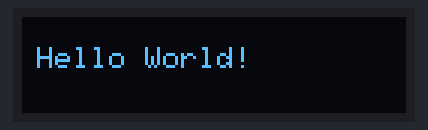
The sketch below on a simulated Arduino Uno, built with avr-gcc and run on an emulated ATmega328P. On the bench: 128×32 one-colour display.

Above: at 0.1 s.

The sketch:

SimpleDisplayOledCodde.ino
```cpp
#include <SPI.h>
#include <Wire.h>
#include <Adafruit_GFX.h>
#include <Adafruit_SSD1306.h>

#define SCREEN_WIDTH 128 // OLED display width, in pixels
#define SCREEN_HEIGHT 32 // OLED display height, in pixels

// Declaration for an SSD1306 display connected to I2C (SDA, SCL pins)
#define OLED_RESET     -1 // Reset pin # (or -1 if sharing Arduino reset pin)
Adafruit_SSD1306 display(SCREEN_WIDTH, SCREEN_HEIGHT, &Wire, OLED_RESET);

void setup() {
  display.begin(SSD1306_SWITCHCAPVCC, 0x3C);
  display.clearDisplay();
  display.display();
}

void loop() {
  //hello world normal

  display.clearDisplay();
  display.setTextColor(WHITE);
  display.setCursor(5, 10);
  display.setTextSize(1);
  display.println("Hello World!");
  display.display();
}
```
